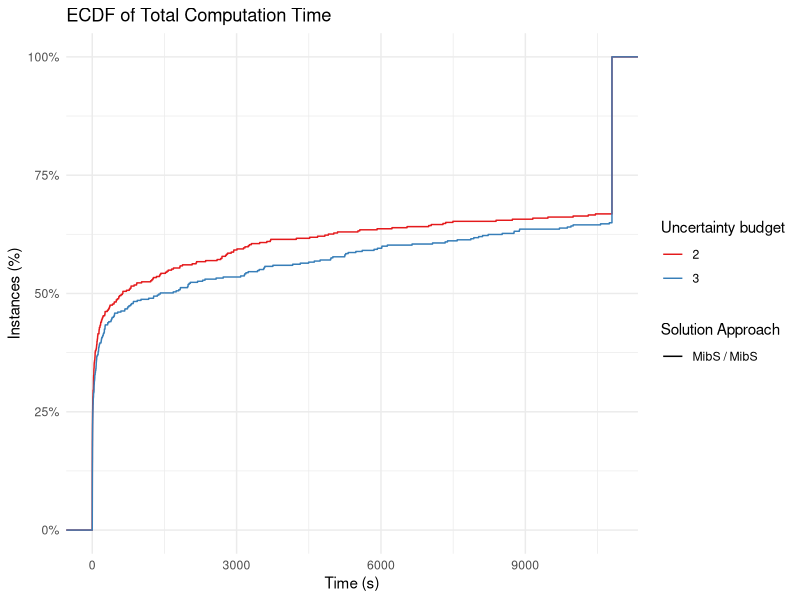
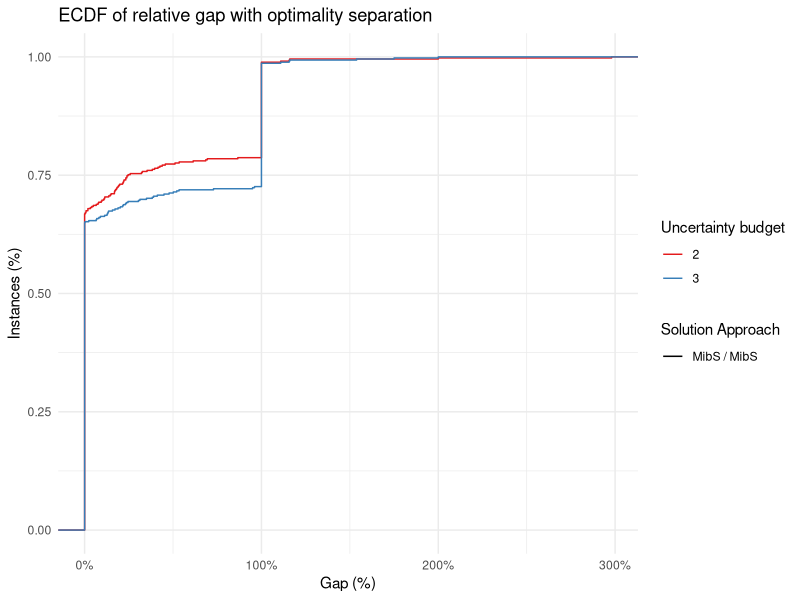
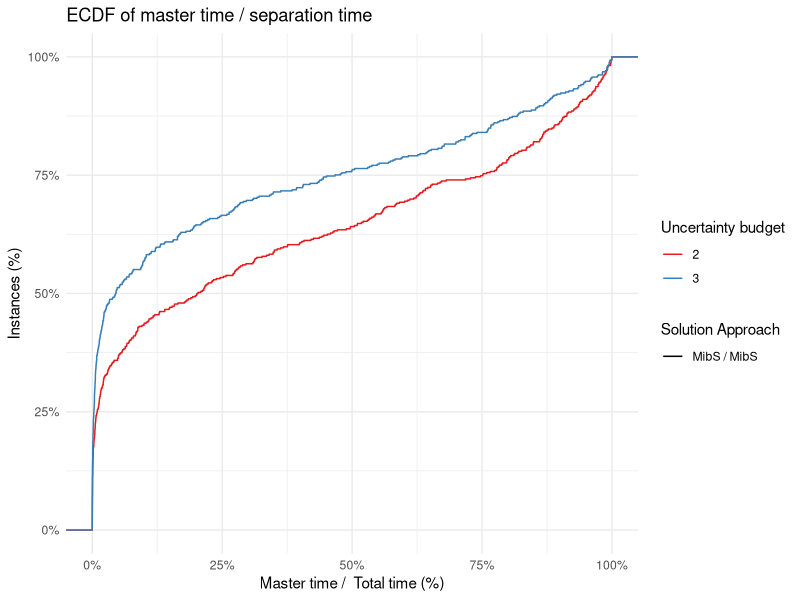
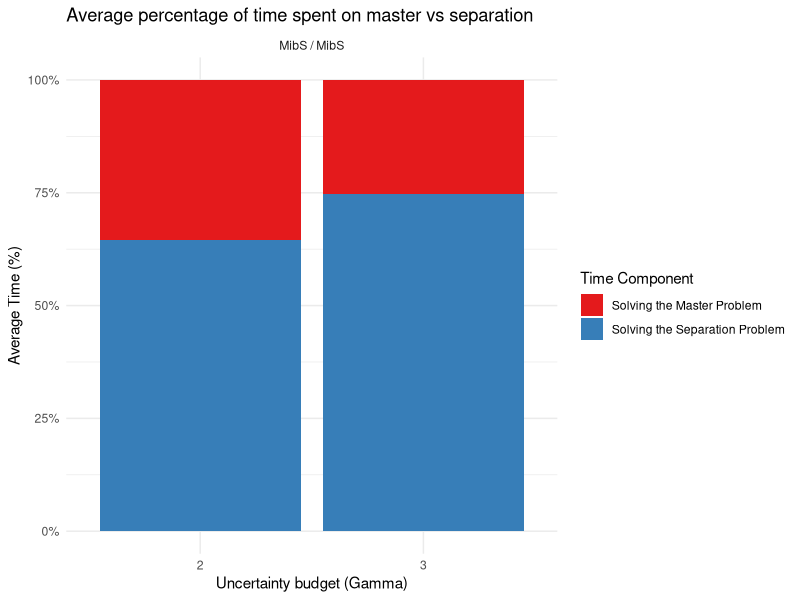
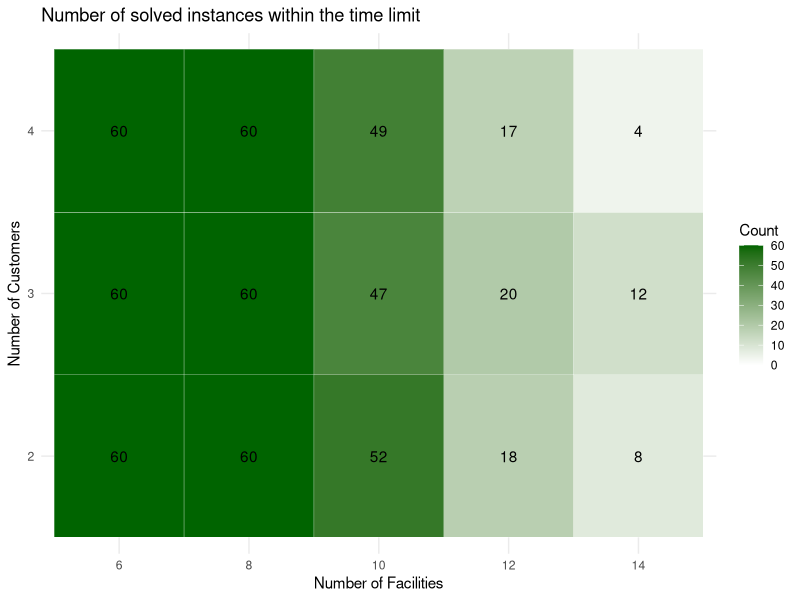
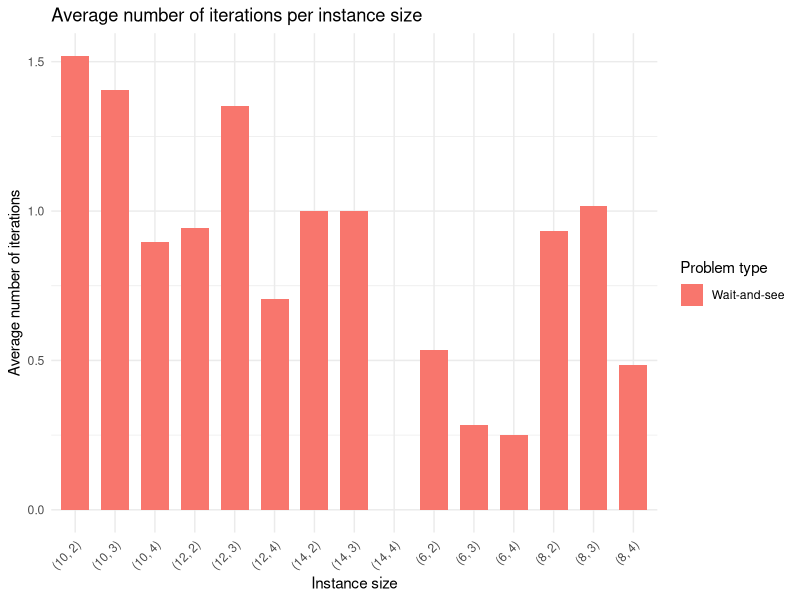

These figures' R source, in order:
## ---- chunk 1
library(ggplot2)
library(rmarkdown)
suppressWarnings(library(dplyr))
library(knitr)
library(kableExtra)
library(stringr)
library(RColorBrewer)
library(tidyr)
## ---- chunk 2
make_heatmap = function(data) {
  
  max_count = data %>%
    count(n_items, n_knapsacks) %>%
    pull(n) %>%
    max()
  
  # Step 1: Get all existing combinations in the original data
  existing_combinations = data %>% distinct(n_items, n_knapsacks)
  
  # Step 2: Get all combinations of existing values
  full_grid = expand_grid(
    n_items = unique(data$n_items),
    n_knapsacks = unique(data$n_knapsacks)
  )
  
  # Step 3: Mark whether the pair exists in the original data
  full_grid = full_grid %>%
    left_join(existing_combinations %>% mutate(exists = TRUE), by = c("n_items", "n_knapsacks"))
  
  # Step 4: Count how many rows are below the time limit
  counts = data %>%
    filter(total_time < 10800) %>%
    count(n_items, n_knapsacks, name = "count")
  
  # Step 5: Join the count info into the full grid
  summary_data = full_grid %>%
    left_join(counts, by = c("n_items", "n_knapsacks"))
  
  # Step 6: Set count = 0 where pair exists but no row meets time condition
  summary_data = summary_data %>%
    mutate(
      count = ifelse(is.na(count) & exists == TRUE, 0, count)
    )
  
  # Step 7: Plot with text
  p = ggplot(summary_data, aes(x = factor(n_items), y = factor(n_knapsacks), fill = count)) +
    geom_tile(color = "white") +
    geom_text(aes(label = ifelse(!is.na(count), count, "")), color = "black") +
    scale_fill_gradient(
      low = "white", high = "darkgreen", na.value = "black",
      limits = c(0,max_count)
    ) +
    labs(
      title = "Number of solved instances within the time limit",
      x = "Number of Facilities",
      y = "Number of Customers",
      fill = "Count"
    ) +
    theme_minimal()
  
  return(p)
}

## ---- chunk 3
make_ecdf_total_time = function(data) {
  p = ggplot(data, aes(x = total_time, color = factor(Gamma), linetype = full_approach ) ) +
      stat_ecdf(geom = "step", linewidth = .5) +
      scale_y_continuous(labels = scales::percent) +
      labs(
        title = "ECDF of Total Computation Time",
        x = "Time (s)",
        y = "Instances (%)",
        color = "Uncertainty budget",
        linetype = "Solution Approach"
      ) +
      theme_minimal() +
      scale_color_brewer(palette = "Set1")
  
  return(p)
}

make_ecdf_gap = function(data) {
  
  p = ggplot(data,
         aes(x = (best_obj - best_bound) / (abs(best_obj) + 1e-10), color = factor(Gamma), linetype = full_approach ) ) +
      stat_ecdf(geom = "step", linewidth = .5) +
      scale_x_continuous(labels = scales::percent) +
      labs(
        title = "ECDF of relative gap with optimality separation",
        x = "Gap (%)",
        y = "Instances (%)",
        color = "Uncertainty budget",
        linetype = "Solution Approach"
      ) +
      theme_minimal() +
      scale_color_brewer(palette = "Set1")
  
  return (p)
}

make_ecdf_master_time = function(data) {
  
  p = ggplot(data,
         aes(x = master_time / total_time, color = factor(Gamma), linetype =  full_approach) ) +
      stat_ecdf(geom = "step", linewidth = .5) +
      scale_x_continuous(labels = scales::percent) +
      scale_y_continuous(labels = scales::percent) +
      labs(
        title = "ECDF of master time / separation time",
        x = "Master time /  Total time (%)",
        y = "Instances (%)",
        color = "Uncertainty budget",
        linetype = "Solution Approach"
      ) +
      theme_minimal() +
      scale_color_brewer(palette = "Set1")
    
  return (p)
}

make_master_time_barplot = function(data) {
  
  # Compute percentages
  plot_data <- data %>%
    dplyr::mutate(
      master_pct = master_time / total_time,
      other_pct  = 1 - master_pct
    ) %>%
    tidyr::pivot_longer(
      cols = c(master_pct, other_pct),
      names_to = "component",
      values_to = "percentage"
    )
  
  # Bar plot
  p <- ggplot(plot_data,
              aes(x = factor(Gamma), y = percentage, fill = component)) +
    geom_bar(stat = "summary", fun = mean, position = "stack") +
    scale_y_continuous(labels = scales::percent) +
    scale_fill_manual(
      values = c(master_pct = "#E41A1C", other_pct = "#377EB8"),
      labels = c("Solving the Master Problem", "Solving the Separation Problem"),
      name = "Time Component"
    ) +
    facet_wrap(~ full_approach) +
    labs(
      title = "Average percentage of time spent on master vs separation",
      x = "Uncertainty budget (Gamma)",
      y = "Average Time (%)"
    ) +
    theme_minimal()
  
  return(p)
}

## ---- chunk 4
all_results_wait_and_see = read.csv("results.csv", header = FALSE)
colnames(all_results_wait_and_see) = c("tag",
                          "instance",
                          "n_items",
                          "n_knapsacks", 
                          "Gamma",
                          "blank",
                          "status",
                          "reason",
                          "best_bound",
                          "best_obj",
                          "total_time",
                          "master_time",
                          "separation_time",
                          "n_iterations")

all_results_wait_and_see = all_results_wait_and_see %>%
  mutate(
    master_method = "MibS",
    separation_type = "MibS",
    separation_approach = "MibS",
    full_approach = paste0(master_method, " / ", separation_approach),
    total_time = pmin(total_time, 10800),
    gap = (best_obj - best_bound) / (abs(best_obj) + 1e-10)
  )

all_results_wait_and_see = all_results_wait_and_see %>% filter(n_items <= 15)

all_results_wait_and_see$tag = NULL
all_results_wait_and_see$blank = NULL

paged_table(all_results_wait_and_see)
## ---- chunk 5
make_ecdf_total_time(all_results_wait_and_see)
make_ecdf_gap(all_results_wait_and_see)
make_ecdf_master_time(all_results_wait_and_see)
make_master_time_barplot(all_results_wait_and_see)


write_ecdf_csv = function(data, column_name, filename) {
  
  x_points <- seq(0, max(data[[column_name]]), length.out = 100)

  combinations <- data %>%
    select(full_approach, Gamma) %>%
    distinct()
  
  # Compute ECDF values for each combination
  ecdf_table <- combinations %>%
    rowwise() %>%
    do({
      approach <- .$full_approach
      gamma <- .$Gamma
      
      # Subset the data
      df_sub <- data %>%
        filter(full_approach == approach, Gamma == gamma)
      
      # Compute ECDF
      F <- ecdf(df_sub[[column_name]])
      
      # Evaluate at x_points
      data.frame(
        x = x_points,
        value = F(x_points),
        full_approach = approach,
        Gamma = gamma
      )
    }) %>%
    ungroup()
  
  ecdf_wide <- ecdf_table %>%
    unite("approach_Gamma", full_approach, Gamma, sep = "_") %>%
    pivot_wider(names_from = approach_Gamma, values_from = value)
  
  
  ecdf_wide
  
  write.csv(ecdf_wide, filename, row.names = FALSE, quote = FALSE)
}

write_ecdf_csv(all_results_wait_and_see, "total_time", "mkp-ecdf-time.csv")
write_ecdf_csv(all_results_wait_and_see, "gap", "mkp-ecdf-gap.csv")
## ---- chunk 6
wait_and_see_big_M = all_results_wait_and_see %>% filter(full_approach == "MibS / MibS")
make_heatmap(wait_and_see_big_M)
## ---- chunk 7

wait_and_see_big_M_solved = wait_and_see_big_M %>% filter(total_time < 10800)

avg_iter_wait_and_see <- wait_and_see_big_M_solved %>%
  group_by(n_items, n_knapsacks) %>%
  summarise(avg_iterations = mean(n_iterations, na.rm = TRUE), .groups = "drop") %>%
  mutate(problem_type = "Wait-and-see")

# Step 3: Create a label for each pair to use on the x-axis
avg_iterations_combined <- avg_iter_wait_and_see %>%
  mutate(pair = paste0("(", n_items, ", ", n_knapsacks, ")"))

# Step 4: Plot side-by-side bars
ggplot(avg_iterations_combined, aes(x = pair, y = avg_iterations, fill = problem_type)) +
  geom_bar(stat = "identity", position = position_dodge(width = 0.8), width = 0.7) +
  labs(
    title = "Average number of iterations per instance size",
    x = "Instance size",
    y = "Average number of iterations",
    fill = "Problem type"
  ) +
  theme_minimal() +
  theme(axis.text.x = element_text(angle = 45, hjust = 1))
## ---- chunk 8
summary_table <- all_results_wait_and_see %>%
  filter(total_time < 10800) %>%
  group_by(full_approach, Gamma, n_items, n_knapsacks) %>%
  summarise(
    #instance = paste(unique(instance), collapse = ", "),
    n_instances = n(),
    avg_total_time = mean(total_time, na.rm = TRUE),
    avg_master_share = mean(master_time / total_time * 100, na.rm = TRUE),
    avg_n_iterations = mean(n_iterations, na.rm = TRUE),
    .groups = "drop"
  )

kable(summary_table)
